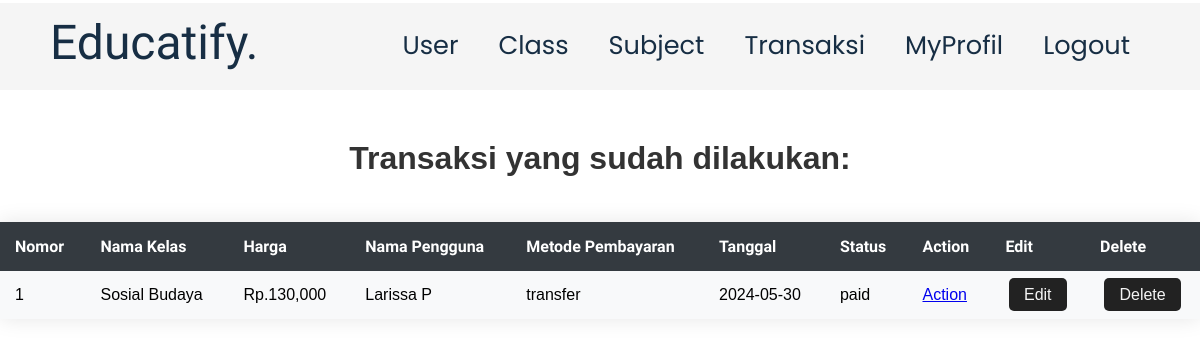
The page /admin/transaksi.php on the database its author committed.
### tables this page shows
CREATE TABLE `transaksi` (
  `id_transaksi` int(25) NOT NULL,
  `id_kelas` int(11) NOT NULL,
  `id_user` int(11) NOT NULL,
  `metode_pembayaran` varchar(10) NOT NULL,
  `tanggal` date NOT NULL,
  `bukti` varchar(100) NOT NULL,
  `status` varchar(25) NOT NULL
);

CREATE TABLE `kelas` (
  `id_kelas` int(11) NOT NULL,
  `nama_kelas` varchar(100) NOT NULL,
  `id_user` int(11) NOT NULL,
  `harga` int(30) NOT NULL,
  `image` varchar(100) NOT NULL
);

CREATE TABLE `user` (
  `id_user` int(11) NOT NULL,
  `username` varchar(11) NOT NULL,
  `password` varchar(10) NOT NULL,
  `nama` varchar(30) DEFAULT NULL,
  `level` varchar(11) NOT NULL,
  `email` varchar(25) NOT NULL
);

### admin/transaksi.php (the view, shortened to what this page needs)
<!DOCTYPE html>
<html lang="en">
<head>
  <link rel="stylesheet" href="userstyle.css">
</head>
<body>
  <?php include "navbar.php"; ?>
  <h1>Transaksi yang sudah dilakukan:</h1>
  <table>
    <tr>
      <th>Nomor</th>
      <th>Nama Kelas</th>
      <th>Harga</th>
      <th>Nama Pengguna</th>
      <th>Metode Pembayaran</th>
      <th>Tanggal</th>
      <th>Status</th>
      <th>Action</th>
      <th>Edit</th>
      <th>Delete</th>
      <?php
      include '../koneksi.php';
      $query_mysqli = mysqli_query($mysqli, "SELECT *
            FROM transaksi
            JOIN kelas ON transaksi.id_kelas = kelas.id_kelas
            JOIN user ON transaksi.id_user = user.id_user ")
        or die(mysqli_error($mysqli));
      $nomor = 1;
      while ($data = mysqli_fetch_array($query_mysqli)) {
        ?>
      <tr>
        <td><?php echo $nomor++; ?></td>
        <td><?php print $data['nama_kelas']; ?></td>
        <td><?php echo "Rp." . number_format($data['harga']); ?></td>
        <td><?php echo $data['nama']; ?></td>
        <td><?php echo $data['metode_pembayaran']; ?></td>
        <td><?php echo $data['tanggal']; ?></td>
        <td><?php echo $data['status']; ?></a></td>
        <td><a href="action.php?id_transaksi=<?php echo $data['id_transaksi']; ?>">Action</a></td>
        <td class="edit"><a href="edittransaksi.php?id=<?php echo $data['id_transaksi']; ?>">Edit</a></td>
        <td class="delete"><a href="deletetransaksi.php?id=<?php print $data['id_transaksi']; ?>">Delete</a></td>
      </tr>
    <?php } ?>
    </tr>
  </table>
</body>
</html>

### admin/userstyle.css (style rules this page uses)
* { margin: 0; padding: 0; box-sizing: border-box; }
html { scroll-behavior: smooth; }
body { font-family: "Arial", sans-serif; }
h1 { padding: 140px 0 5px 0; font-weight: 700; text-align: center; color: #333; margin-bottom: 30px; }
table { width: 100%; border-collapse: collapse; margin-top: 40px; box-shadow: 0 0 20px rgba(0, 0, 0, 0.1); }
th, td { padding: 15px; text-align: left; }
th { font-family: "Maven Pro"; background-color: #343a40; color: white; }
tr:nth-child(even) { background-color: #f8f9fa; }
.edit, .delete { text-align: center; }
.edit a, .delete a { text-decoration: none; padding: 8px 15px; background-color: #222; color: #f5f5f5; border-radius: 5px; transition: #222 0.3s ease; }

### rows shown on the page
transaksi: id_kelas.nama_kelas "Sosial Budaya", id_kelas.harga "130,000", id_user.nama "Larissa P", metode_pembayaran "transfer", tanggal "2024-05-30", status "paid"
